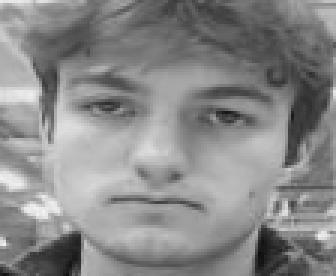
#> input picture project/CV_stuff/database/Harlan/1.png, 112 x 92 px, given in place of the camera (shown 3 times larger)
$ python getTrainingData.py database/Harlan/1.png
#> lines starting #> are read from the running program, lines starting #| are printed output that depends on the picture
# -------------------------------------------------------------------------------------------------------------------
# Automated Door Lock with Facial Recognition and Voice Output on BeagleBone Black Wireless (powered by OSD335x)
# -------------------------------------------------------------------------------------------------------------------
#
# License:   Copyright 2018, Octavo Systems, LLC. All rights reserved.
#
# The Software is available for download and use subject to the terms and
# conditions of this License. Access or use of the Software constitutes
# acceptance and agreement to the terms and conditions of this License.
#
# Redistribution and use of the Software in source and binary forms, with
# or without modification, are permitted provided that the following conditions
# are met:
#   - Redistributions of source code must retain the above copyright notice,
#     this list of conditions and the capitalized paragraph below.
#   - Redistributions in binary form must reproduce the above copyright notice,
#     this list of conditions and the capitalized paragraph below in the
#     documentation and/or other materials provided with the distribution.
#
# The names of the software's authors or their organizations may not be used
# to endorse or promote products derived from the Software without specific
# prior written permission.
#
# THIS SOFTWARE IS PROVIDED BY THE COPYRIGHT HOLDERS AND CONTRIBUTORS "AS IS"
# AND ANY EXPRESS OR IMPLIED WARRANTIES, INCLUDING, BUT NOT LIMITED TO, THE
# IMPLIED WARRANTIES OF MERCHANTABILITY AND FITNESS FOR A PARTICULAR PURPOSE
# ARE DISCLAIMED. IN NO EVENT SHALL THE COPYRIGHT OWNER OR CONTRIBUTORS BE
# LIABLE FOR ANY DIRECT, INDIRECT, INCIDENTAL, SPECIAL, EXEMPLARY, OR
# CONSEQUENTIAL DAMAGES (INCLUDING, BUT NOT LIMITED TO, PROCUREMENT OF
# SUBSTITUTE GOODS OR SERVICES; LOSS OF USE, DATA, OR PROFITS; OR BUSINESS
# INTERRUPTION) HOWEVER CAUSED AND ON ANY THEORY OF LIABILITY, WHETHER IN
# CONTRACT, STRICT LIABILITY, OR TORT (INCLUDING NEGLIGENCE OR OTHERWISE)
# ARISING IN ANY WAY OUT OF THE USE OF THIS SOFTWARE, EVEN IF ADVISED OF
# THE POSSIBILITY OF SUCH DAMAGE.
#
# ------------------------------------------------------------------------------------------------------------------

# getTrainingData.py

import cv2, sys, numpy, os, time

counter = 0
scale = 4
noOfPics = 100

#Get the name of the person whose pictures are being captured
nameOfPerson = sys.argv[1]

#Find or create the folder containing training data (Pictures)
db = 'database'
path = os.path.join(db, nameOfPerson)
if not os.path.isdir(path):
    os.makedirs(path)

#Fetch trained frontal face classifier
haarFaceClassifier = cv2.CascadeClassifier('haarcascade_frontalface_default.xml')

#Capture a frame from camera
webcam = cv2.VideoCapture(0)

#Set the resolution of the camera
webcam.set(3,320)
webcam.set(4,240)

print("Camera on")


#Loop until the required number of pics are captured
while counter < noOfPics:

    #Grab a frame
    (rval,im) = webcam.read()
#> im is the input picture: shape (92, 112, 3); min 15, max 242, mean 136.7

    #Process frame and detect faces
    im = cv2.flip(im, 1, 0)
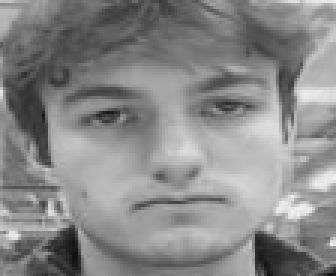
#> im: shape (92, 112, 3) (shown 3 times larger); min 15, max 242, mean 136.7
    imGrayscale = cv2.cvtColor(im, cv2.COLOR_BGR2GRAY)
    imScaled = cv2.resize(imGrayscale, (imGrayscale.shape[1] // scale, imGrayscale.shape[0] // scale))
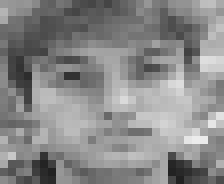
#> imScaled: shape (23, 28) (shown 8 times larger); min 33, max 236, mean 136.1
    faces = haarFaceClassifier.detectMultiScale(imScaled)
#> faces = ()
    faces = sorted(faces, key=lambda x: x[3])
#> faces = []

    #If faces found, resize and write to database
    if faces:

        print("Face captured")
        print(counter)

        faceOne = faces[0]
        (x, y, w, h) = [v * scale for v in faceOne]
        face = imGrayscale[y:y + h, x:x + w]
        faceResized = cv2.resize(face, (112, 92))
        pin=sorted([int(n[:n.find('.')]) for n in os.listdir(path)
               if n[0]!='.' ]+[0])[-1] + 1
        cv2.imwrite('%s/%s.png' % (path, pin), faceResized)
    time.sleep(0.4)
    counter += 1

print(str(counter) + " images saved to " + nameOfPerson +" folder in database ")

$ run again, on project/CV_stuff/database/Harlan/10.png
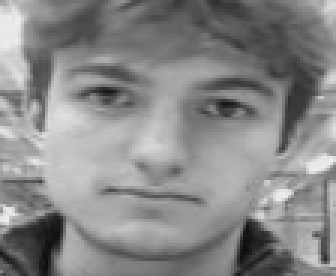
#> input picture project/CV_stuff/database/Harlan/10.png, 112 x 92 px, given in place of the camera (shown 3 times larger)
#> im is the input picture: shape (92, 112, 3); min 11, max 242, mean 136.2
#> `im = cv2.flip(im, 1, 0)`:
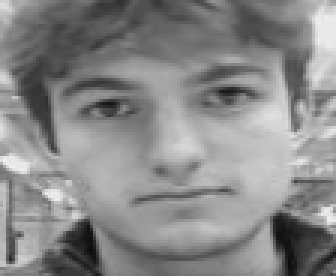
#> im: shape (92, 112, 3) (shown 3 times larger); min 11, max 242, mean 136.2
#> `imScaled = cv2.resize(imGrayscale, (imGrayscale.shape[1] // scale, imG..`:
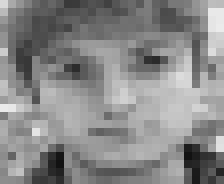
#> imScaled: shape (23, 28) (shown 8 times larger); min 18, max 235, mean 136.2
#> `faces = haarFaceClassifier.detectMultiScale(imScaled)`: faces = ()
#> `faces = sorted(faces, key=lambda x: x[3])`: faces = []

$ run again, on project/CV_stuff/database/Harlan/11.png
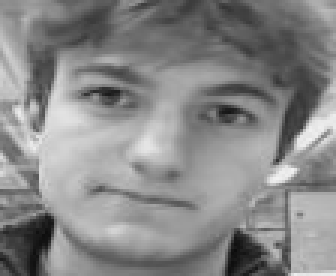
#> input picture project/CV_stuff/database/Harlan/11.png, 112 x 92 px, given in place of the camera (shown 3 times larger)
#> im is the input picture: shape (92, 112, 3); min 11, max 241, mean 135.6
#> `im = cv2.flip(im, 1, 0)`:
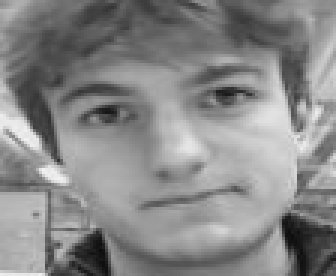
#> im: shape (92, 112, 3) (shown 3 times larger); min 11, max 241, mean 135.6
#> `imScaled = cv2.resize(imGrayscale, (imGrayscale.shape[1] // scale, imG..`:
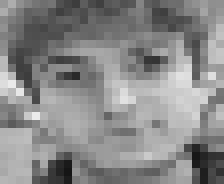
#> imScaled: shape (23, 28) (shown 8 times larger); min 21, max 235, mean 136
#> `faces = haarFaceClassifier.detectMultiScale(imScaled)`: faces = ()
#> `faces = sorted(faces, key=lambda x: x[3])`: faces = []

$ run again, on project/CV_stuff/database/Harlan/12.png
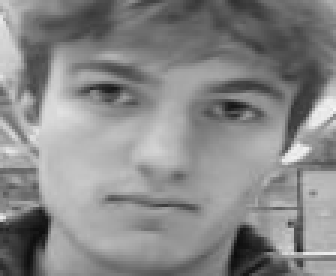
#> input picture project/CV_stuff/database/Harlan/12.png, 112 x 92 px, given in place of the camera (shown 3 times larger)
#> im is the input picture: shape (92, 112, 3); min 12, max 245, mean 135.8
#> `im = cv2.flip(im, 1, 0)`:
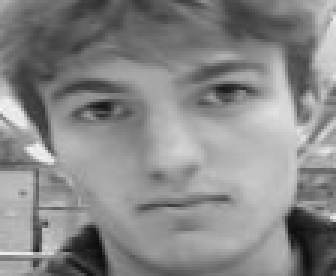
#> im: shape (92, 112, 3) (shown 3 times larger); min 12, max 245, mean 135.8
#> `imScaled = cv2.resize(imGrayscale, (imGrayscale.shape[1] // scale, imG..`:
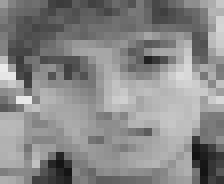
#> imScaled: shape (23, 28) (shown 8 times larger); min 19, max 235, mean 136
#> `faces = haarFaceClassifier.detectMultiScale(imScaled)`: faces = ()
#> `faces = sorted(faces, key=lambda x: x[3])`: faces = []
